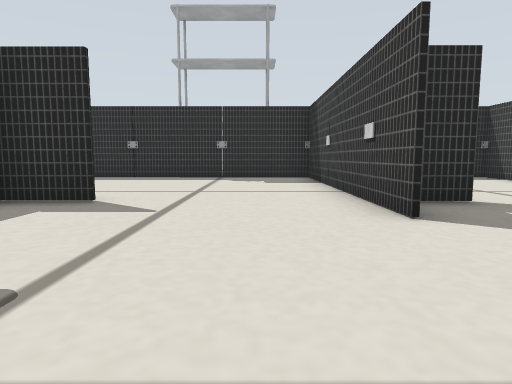
View 1 (above)

15 first-person views from a walk through a Gazebo world. The camera is 0.12 m above the floor, tilts 6° down and sees 75° across. The floor is counted in squares, 0.2 m on a side. Each view is taken from the middle of a square. On the plan, view 1 faces up. The plan holds only what a view shows up to about 9 squares ahead; the rest is blank. Surface patterns are stand-ins for the level's own textures.

View 2
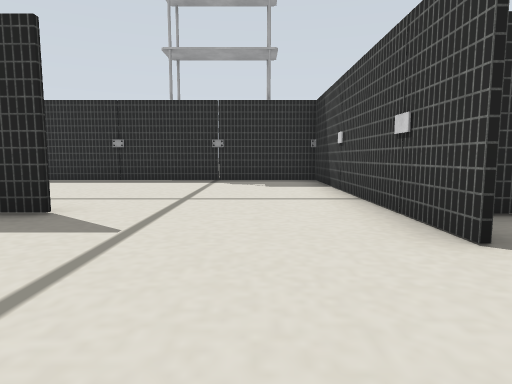

View 3
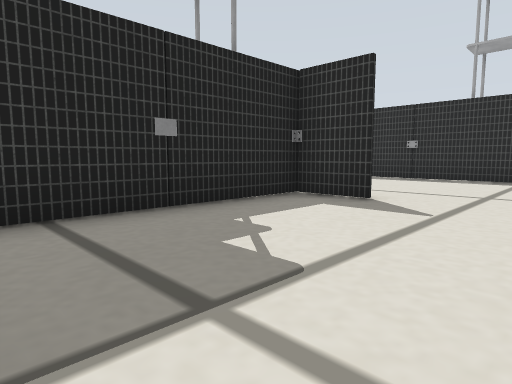

View 4
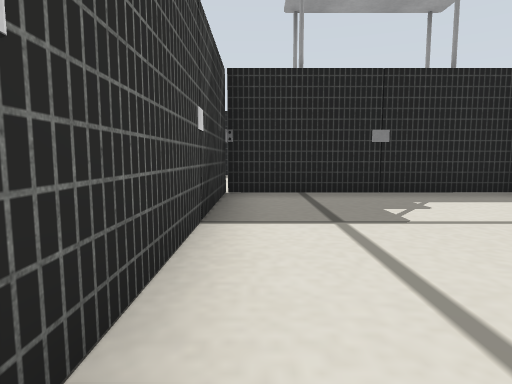

View 5
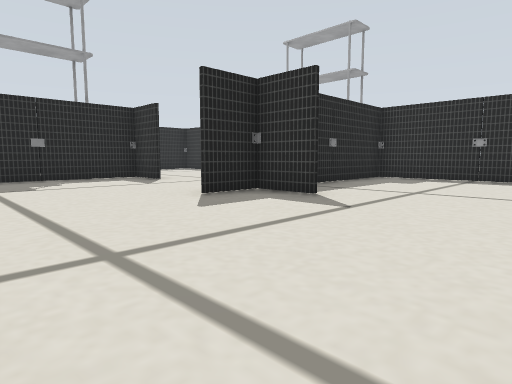

View 6
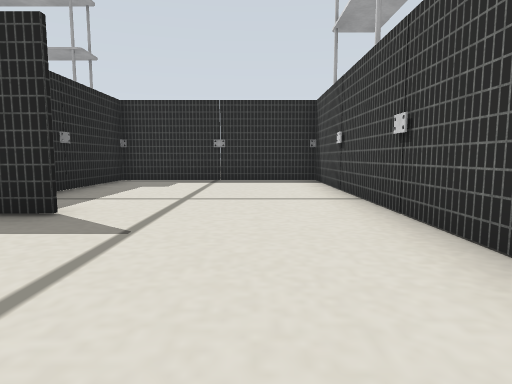

View 7
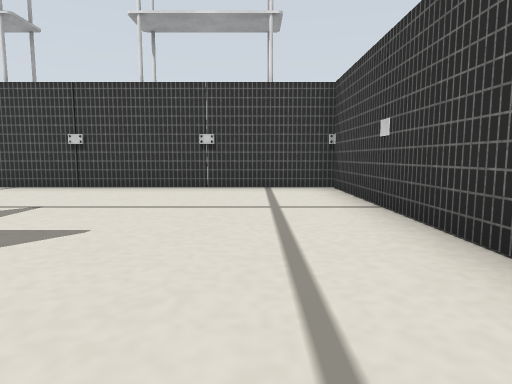

View 8
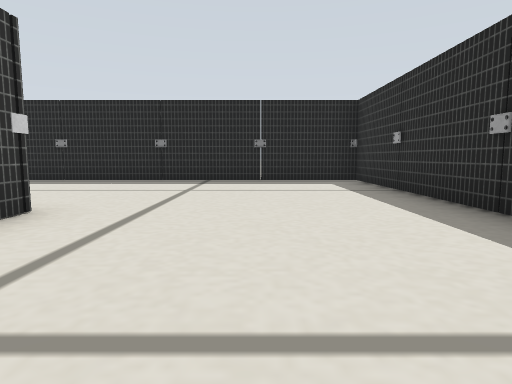

View 9
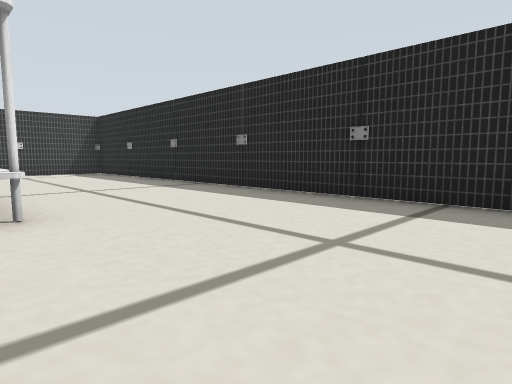

View 10
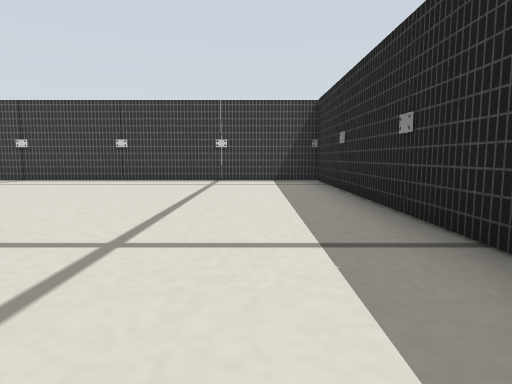

View 11
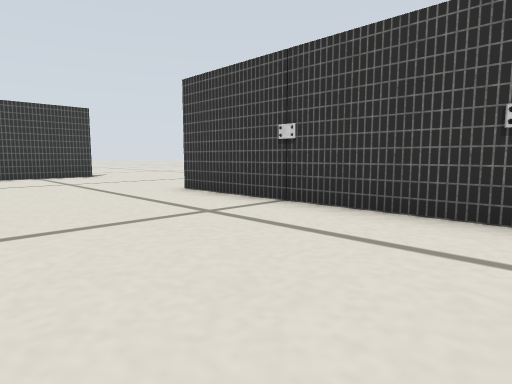

View 12
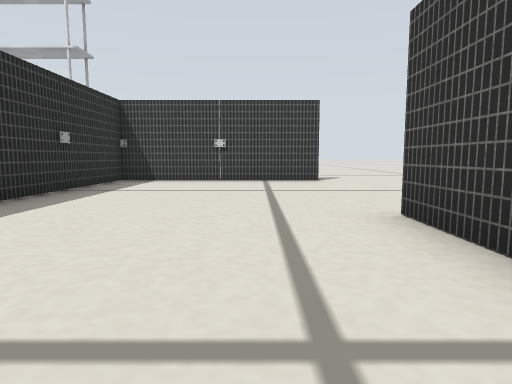

View 13
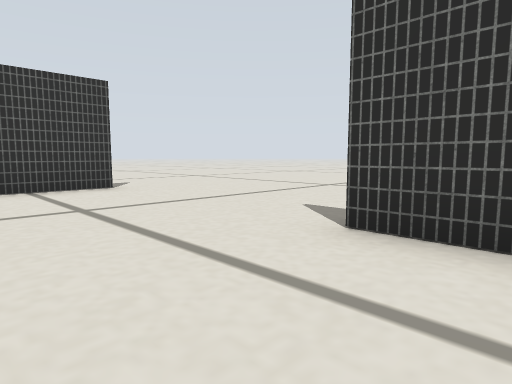

View 14
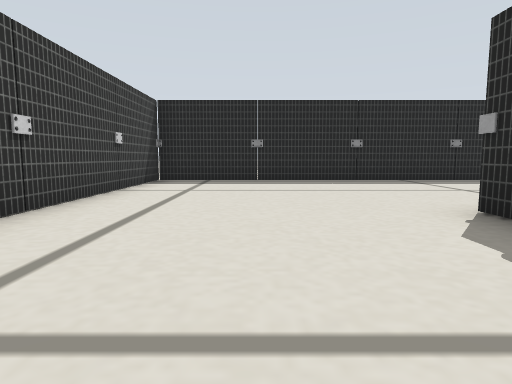

View 15
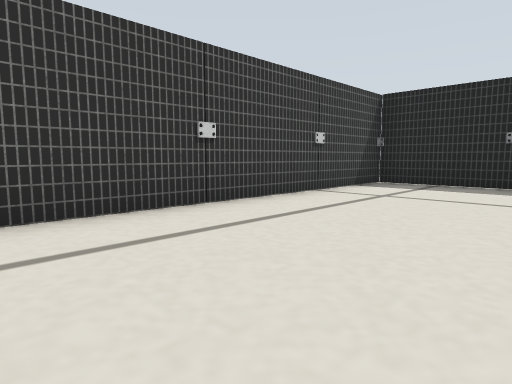

### Floor plan
Ten units are one square. View 1 is at (0, 0); x grows to the right and y downward. Boxes are objects, and circles mark ways between rooms. Rooms are numbered by the first view taken in them; rooms with no view inside come last. Other rooms are left out.
<svg viewBox="-90 -101 165 171">
<path fill="none" stroke="#000" d="M-21 -45 -35 -45 -35 5 15 5M15 -31 15 -46M30 -45 16 -45 16 -31M15 5 65 5M65 11 65 -96 20 -96M16 -96 16 -64M15 -46 15 -95M20 -96 -25 -96M-30 6 -36 6M-36 -46 -31 -46M66 6 24 6M65 56 65 11M-25 -96 -85 -96 -85 55 15 55"/>
<circle cx="20" cy="-15" r="3" fill="#2a7"/>
<circle cx="-5" cy="-40" r="3" fill="#2a7"/>
<circle cx="-35" cy="-70" r="3" fill="#2a7"/>
<text x="-10" y="-20">1</text>
<text x="40" y="-40">2</text>
<text x="-10" y="-70">3</text>
<text x="-30" y="20">4</text>
</svg>
Room 1 opens to room 2. Room 1 opens to room 3. Room 3 opens to room 4.

Where each view was taken, in squares from view 1:
view 1: 0 up, 0 right, facing up
view 2: 1 up, 0 right, facing up
view 3: 0 up, 0 right, facing up-left
view 4: 0 up, 2 right, facing left
view 5: 0 up, 6 right, facing up-left
view 6: 1 up, 5 right, facing up
view 7: 1 up, 0 right, facing right
view 8: 7 up, 0 right, facing left
view 9: 7 up, 4 left, facing down-left
view 10: 3 up, 7 left, facing down
view 11: 2 down, 4 left, facing down-right
view 12: 4 down, 2 left, facing right
view 13: 3 down, 0 right, facing down-right
view 14: 3 down, 0 right, facing left
view 15: 2 down, 1 left, facing down-left
